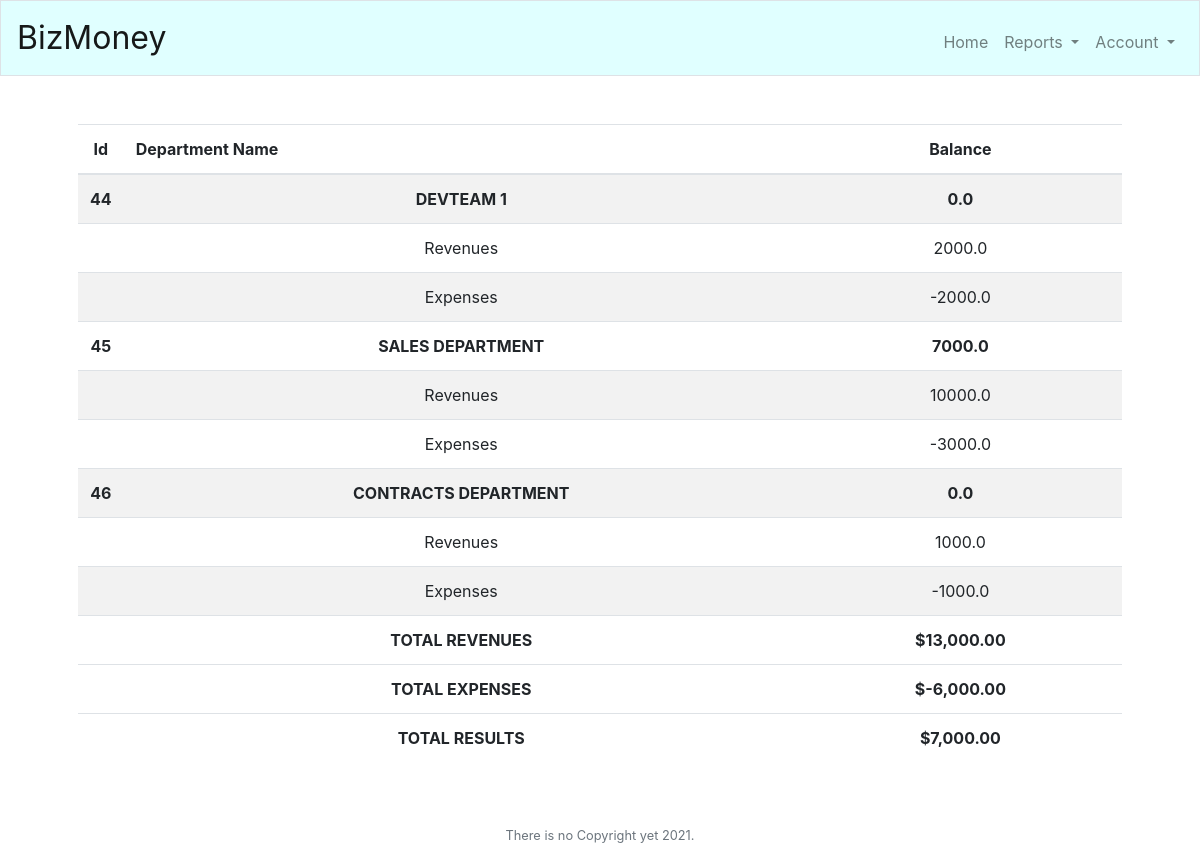
/report-areas (signed in), run on the app's committed database.
### tables this page shows
CREATE TABLE "departments" ('id' integer PRIMARY KEY AUTOINCREMENT NOT NULL, 'name' varchar(25) NOT NULL, 'owner_user_id' integer, 'balance' double precision DEFAULT 0);

### application.py (the view)
@app.route("/report-areas", methods=["GET"])
@login_required
def httpReportAreas():
    session["department_id"] = None
    session["department_name"] = None
    session["department_balance"] = None
    departmentDB = db.execute("SELECT * from departments")
    reportDepartments = []
    totalResult = 0
    totalExpenses = 0
    totalRevenues = 0
    for department in departmentDB:
        reportDepartments.append(ReportDepartment(department["id"], department["name"], 0, 0, 0))
    for reportDepartment in reportDepartments:
        ret = db.execute("SELECT t.id, strftime('%m-%d-%Y', datetime(t.date, 'unixepoch')) as date, t.department_id, d.name as departmentName, t.value, t.description, t.type, t.externalId FROM transactions t LEFT JOIN departments d ON t.department_id = d.id where t.department_id = ?",
                          reportDepartment.department_id)
        for item in ret:
            reportDepartment.total_result += item["value"]
            totalResult += item["value"]
            if (item["value"] > 0):
                totalRevenues += item["value"]
                reportDepartment.total_revenues += item["value"]
            elif (item["value"] < 0):
                totalExpenses += item["value"]
                reportDepartment.total_expenses += item["value"]
    return render_template("report-areas.html", reportDepartments=reportDepartments, totalResult=usd(totalResult), totalRevenues=usd(totalRevenues), totalExpenses=usd(totalExpenses))

### application.py (called while the page is built)
@app.after_request
def after_request(response):
    response.headers["Cache-Control"] = "no-cache, no-store, must-revalidate"
    response.headers["Expires"] = 0
    response.headers["Pragma"] = "no-cache"
    return response

### helpers.py (called while the page is built)
def login_required(f):
    @wraps(f)
    def decorated_function(*args, **kwargs):
        if session.get("user_id") is None:
            return redirect("/login")
        return f(*args, **kwargs)
    return decorated_function

def usd(value):
    return f"${value:,.2f}"

### templates/report-areas.html (shortened to what this page needs)
{% extends "layout.html" %}
{% block main %}
    <table class="table table-striped">
        <thead>
            <tr>
                <th style="width:25px;">Id</th>
                <th style="text-align: left;">Department Name</th>
                <th>Balance</th>
            </tr>
        </thead>
        <tbody>
            {% if reportDepartments %}
                {% for item in reportDepartments %}
                    <tr>
                        <td><b>{{item.department_id}}</b></td>
                        <td><b>{{item.department_name}}</b></td>
                        <td><b>{{item.total_result}}</b></td>
                    </tr>
                    <tr>
                        <td></td>
                        <td>Revenues</td>
                        <td>{{item.total_revenues}}</td>
                    </tr>
                    <tr>
                        <td></td>
                        <td>Expenses</td>
                        <td>{{item.total_expenses}}</td>
                    </tr>
                {% endfor %}
            {% else %}
                    <tr>
                        <td colspan=3>None</td>
                    </tr>
            {% endif %}
        </tbody>
        <tfoot>
            <tr>
                <td></td>
                <td><b>TOTAL REVENUES</b></td>
                <td><b>{{totalRevenues}}</b></td>
            </tr>
            <tr>
                <td></td>
                <td><b>TOTAL EXPENSES</b></td>
                <td><b>{{totalExpenses}}</b></td>
            </tr>
            <tr>
                <td></td>
                <td><b>TOTAL RESULTS</b></td>
                <td><b>{{totalResult}}</b></td>
            </tr>
        </tfoot>
    </table>
{% endblock %}

### templates/layout.html (shortened to what this page needs)
<!DOCTYPE html>
<html lang="en">
    <head>
        <link rel="stylesheet" href="https://cdn.jsdelivr.net/npm/bootstrap@4.5.3/dist/css/bootstrap.min.css">
        <link href="/static/styles.css" rel="stylesheet">
        <link href="https://stackpath.bootstrapcdn.com/font-awesome/4.7.0/css/font-awesome.min.css" rel="stylesheet" type="text/css" />
        <link href="https://cdnjs.cloudflare.com/ajax/libs/bootstrap-datepicker/1.9.0/css/bootstrap-datepicker.css" rel="stylesheet" type="text/css" />
    </head>
    <body>
        <nav class="navbar navbar-expand-md navbar-light bg-light border" style="background-color:LightCyan!important;">
            <a class="navbar-brand" href="/">BizMoney</a>
            <div class="collapse navbar-collapse" id="navbar">
                {% if session.user_id %}
                    <ul class="navbar-nav ml-auto mt-2">
                        <li class="nav-item"><a class="nav-link" href="/">Home</a></li>
                        <li class="nav-item dropdown">
                            <a class="nav-link dropdown-toggle" href="#" id="navbarDropdown" role="button" data-toggle="dropdown" aria-haspopup="true" aria-expanded="false">
                                Reports
                            </a>
                        </li>
                        <li class="nav-item dropdown">
                            <a class="nav-link dropdown-toggle" href="#" id="navbarDropdown" role="button" data-toggle="dropdown" aria-haspopup="true" aria-expanded="false">
                                Account
                            </a>
                        </li>
                    </ul>
                {% else %}
                    <ul class="navbar-nav ml-auto mt-2">
                        <li class="nav-item"><a class="nav-link" href="/register">Register</a></li>
                        <li class="nav-item"><a class="nav-link" href="/login">Log In</a></li>
                    </ul>
                {% endif %}
            </div>
        </nav>
        <main class="container p-5">
            {% block main %}{% endblock %}
        </main>
        <footer class="small text-center text-muted">
            There is no Copyright yet 2021.
        </footer>
    </body>
</html>

### static/styles.css (style rules this page uses)
nav .navbar-brand { font-size: xx-large; }
main { overflow-x: auto; text-align: center; }

### data on the page
departments: department_id "44", department_name "DEVTEAM 1", total_result "0.0", total_revenues "2000.0", total_expenses "-2000.0"
departments: department_id "45", department_name "SALES DEPARTMENT", total_result "7000.0", total_revenues "10000.0", total_expenses "-3000.0"
departments: department_id "46", department_name "CONTRACTS DEPARTMENT", total_result "0.0", total_revenues "1000.0", total_expenses "-1000.0"

### other printed values
{{ totalRevenues }} "$13,000.00"
{{ totalExpenses }} "$-6,000.00"
{{ totalResult }} "$7,000.00"
